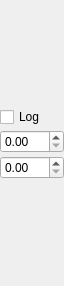
<?xml version="1.0" encoding="UTF-8"?>
<ui version="4.0">
 <class>ColorBarWidgetClass</class>
 <widget class="QWidget" name="ColorBarWidgetClass">
  <property name="geometry">
   <rect>
    <x>0</x>
    <y>0</y>
    <width>64</width>
    <height>286</height>
   </rect>
  </property>
  <property name="windowTitle">
   <string>ColorBarWidget</string>
  </property>
  <layout class="QVBoxLayout" name="verticalLayout_2">
   <property name="spacing">
    <number>0</number>
   </property>
   <property name="margin">
    <number>0</number>
   </property>
   <item>
    <layout class="QVBoxLayout" name="verticalLayout">
     <property name="spacing">
      <number>3</number>
     </property>
     <item>
      <widget class="QCheckBox" name="checkLog">
       <property name="toolTip">
        <string>Use a logarithmic color scale (when checked)</string>
       </property>
       <property name="text">
        <string>Log</string>
       </property>
      </widget>
     </item>
     <item>
      <widget class="QScienceSpinBox" name="valMax">
       <property name="toolTip">
        <string>Maximum value in the color scale</string>
       </property>
       <property name="wrapping">
        <bool>false</bool>
       </property>
       <property name="buttonSymbols">
        <enum>QAbstractSpinBox::UpDownArrows</enum>
       </property>
       <property name="accelerated">
        <bool>true</bool>
       </property>
      </widget>
     </item>
     <item>
      <widget class="QScienceSpinBox" name="valMin">
       <property name="toolTip">
        <string>Minimum value in the color scale</string>
       </property>
       <property name="accelerated">
        <bool>true</bool>
       </property>
      </widget>
     </item>
    </layout>
   </item>
  </layout>
 </widget>
 <layoutdefault spacing="6" margin="11"/>
 <customwidgets>
  <customwidget>
   <class>QScienceSpinBox</class>
   <extends>QDoubleSpinBox</extends>
   <header location="global">MantidQtSliceViewer/QScienceSpinBox.h</header>
  </customwidget>
 </customwidgets>
 <resources/>
 <connections/>
</ui>
